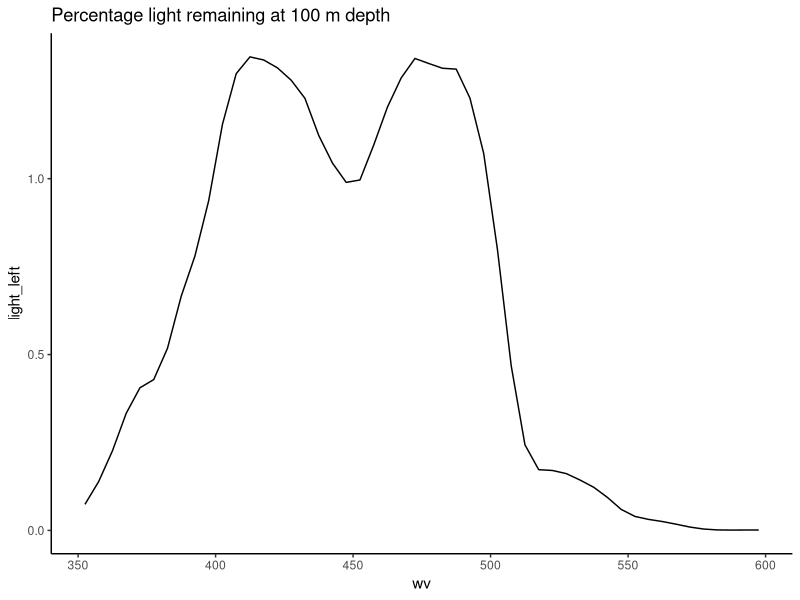
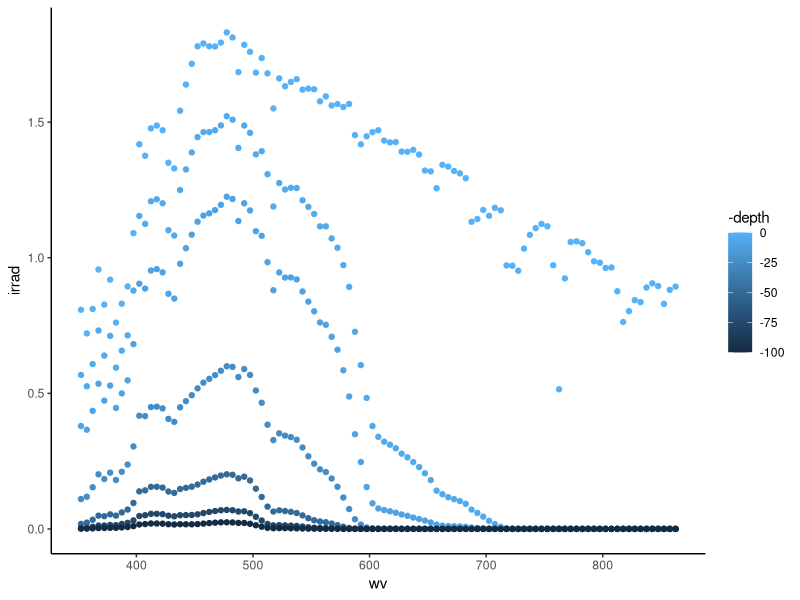
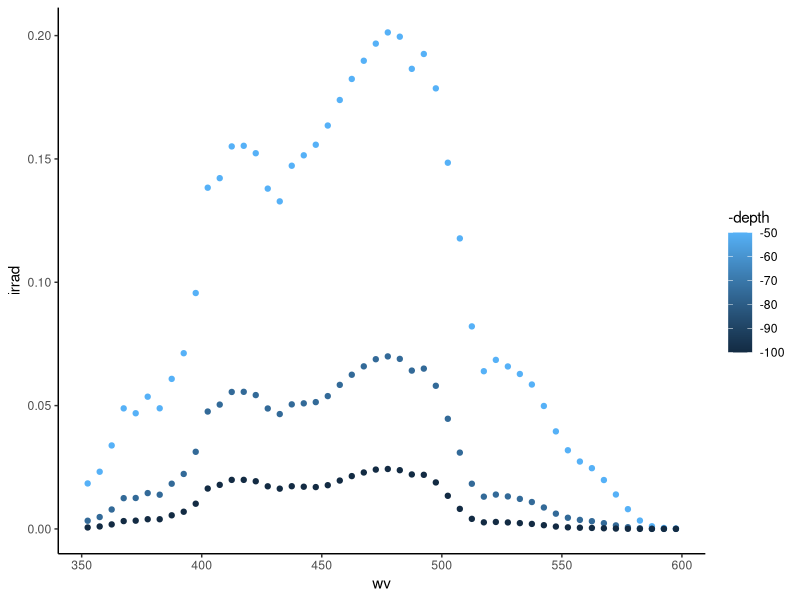
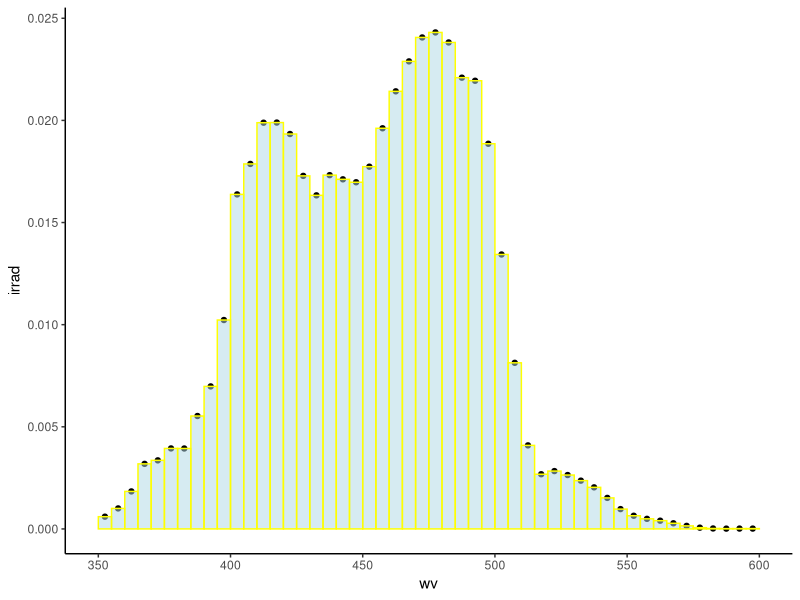
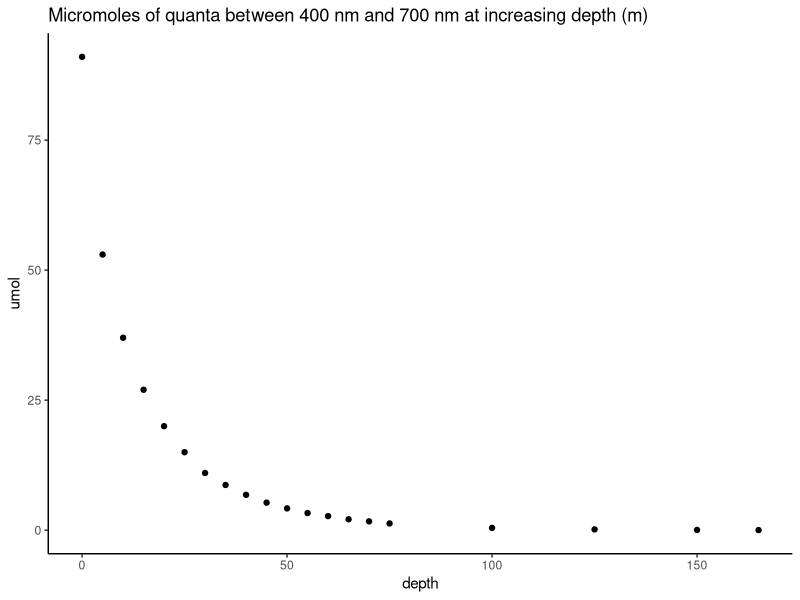

The R script that drew these images, in order:
## ---- chunk 1
knitr::opts_chunk$set(echo = TRUE)
## ---- chunk 2
library('tidyverse')
## ---- chunk 3
#seq1 <- seq(from=0,to=75,by=5)
E0_df <- read_delim('MC_E0_R1F1.txt',delim=',')#,# col_names = c('wv',seq1),skip=1)
colnames(E0_df)[1] <- 'wv'
E0_df$`100` <- ( E0_df$`75` / E0_df$`50` ) * E0_df$`75`  # 25 m change at depth
E0_df$`125` <- ( E0_df$`75` / E0_df$`50` ) * E0_df$`100` # 25 m change at depth
E0_df$`150` <- ( E0_df$`75` / E0_df$`50` ) * E0_df$`125` # 25 m change at depth
E0_df$`165` <- ( E0_df$`75` / E0_df$`60` ) * E0_df$`150` # 10 m change at depth
head(E0_df)
## ---- chunk 4
E0_df %>%
  filter(between(wv,300,600)) %>%
  mutate(light_left = 100*`100` / `0`) %>%
  ggplot(aes(y=light_left,x=wv)) + geom_line() + 
  ggtitle('Percentage light remaining at 100 m depth') + theme_classic()
## ---- chunk 5
E0_df %>% gather(key="depth",value="irrad",-'wv') %>% 
  group_by(depth,wv) %>%
  mutate(irrad_SD = round(sd(irrad),2),
         quanta   = (irrad / 1e6) * 6.02214076e23
         ) -> scalar_irrad_df
scalar_irrad_df$depth <- as.numeric(scalar_irrad_df$depth)
head(scalar_irrad_df)

## ---- chunk 6
scalar_irrad_df %>% group_by(depth) %>%
  #filter(wv < 700) %>%
  filter(depth %in% c(0,5,10,25,50,75,100)) %>%
 # filter(depth[depth%%2==0]) %>%
  ggplot(aes(x=wv,y=irrad,color=-depth)) + geom_point() + theme_classic()
## ---- chunk 7
scalar_irrad_df %>% group_by(depth) %>%
  filter(between(wv,350,600)) %>%
  filter(depth %in% c(50,75,100)) %>%
 # filter(depth[depth%%2==0]) %>%
  ggplot(aes(x=wv,y=irrad,color=-depth)) + geom_point() + theme_classic()
## ---- chunk 8
scalar_irrad_df %>% group_by(depth) %>%
  filter(wv < 600) %>%
  filter(depth %in% 100) %>%
 # filter(depth[depth%%2==0]) %>%
  ggplot(aes(x=wv,y=irrad)) + geom_point() + 
  geom_col(width=5,alpha=.5,fill="lightblue",col="yellow") +
 # geom_smooth(method = "loess", span=0.1) + 
  theme_classic()
## ---- chunk 9
print(paste0('Percentage of photons below 400nm at 100 m depth: ',
  signif(100 * sum(scalar_irrad_df$quanta[
    scalar_irrad_df$wv < 400 & scalar_irrad_df$depth==100]) / 
    sum(scalar_irrad_df$quanta[scalar_irrad_df$depth==0 & scalar_irrad_df$wv < 400]),
  2),'%'))
## ---- chunk 10
scalar_irrad_df %>% filter(between(wv,400,700)) %>%
  group_by(depth) %>%
  summarise(umol    = signif(sum(irrad),2),
            umol_sd = signif(sd(irrad),1),
            quanta  = signif(sum(irrad/1e6)*6.02214076e23,3),
            ) -> scalar_irradiance_df
qplot(data=scalar_irradiance_df,depth,umol,main='Micromoles of quanta between 400 nm and 700 nm at increasing depth (m)') + theme_classic() #+ ylim(0,.2)
## ---- chunk 11
scalar_irradiance_df
## ---- chunk 12
1.5e8 * 350 * 100^2 # to metres squared
## ---- chunk 13
4.5e14 * 350 * 100^2
## ---- chunk 14
sum(E0_df$`5`[E0_df$wv >= 400 & E0_df$wv <= 700])
